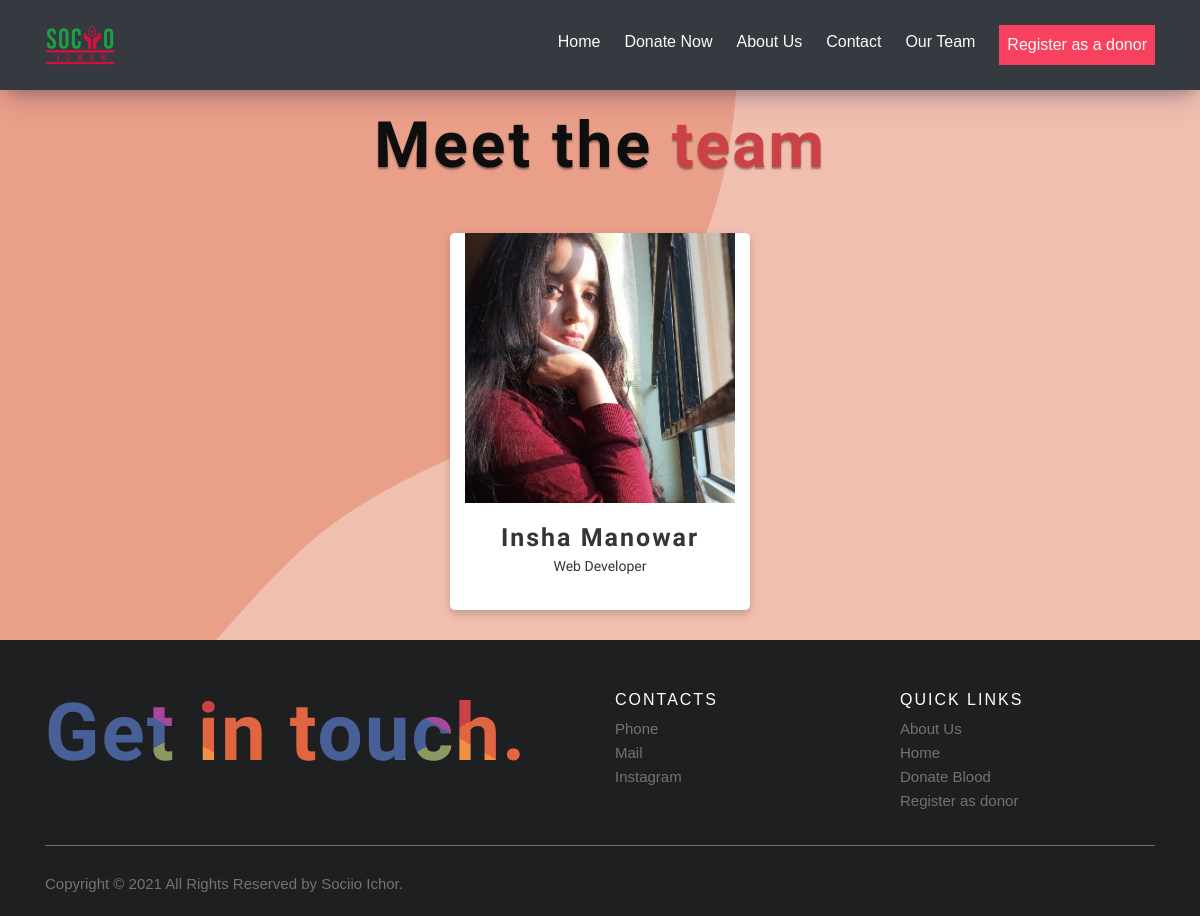
Page /team/ on the committed database.
### team/models.py (models this page shows)
class Team(models.Model):
    first_name = models.CharField(max_length=50, null=False, default='')
    last_name = models.CharField(max_length=50, null=False, default='')
    position = models.CharField(max_length=50, null=False, default='')
    linkedIn = models.CharField(max_length=500, null=True, default='', blank=True)
    instagram = models.CharField(max_length=500, null=True, default='', blank=True)
    twitter = models.CharField(max_length=500, null=True, default='', blank=True)
    profile_image=models.ImageField(upload_to=upload_location, blank=True, null=True)

### team/views.py (the view)
# urls.py: path('team/', views.TeamListView.as_view(), name='team')
class TeamListView(ListView):
    model=Team
    template_name = 'team/team.html'
    queryset=Team.objects.all()
    context_object_name='team'

### team/templates/team/team.html (shortened to what this page needs)
{% extends 'home/base.html' %}
{% block head %}
<link rel="stylesheet" type="text/css" href="https://cdnjs.cloudflare.com/ajax/libs/font-awesome/4.7.0/css/font-awesome.min.css">
{% endblock head %}
{% block content %}
<div class="container" style="margin-top: 9%;">
<h1 class="ichor-title my-5">Meet the <span> team </span></h1>
  <div class="row">
  {% for t in team %}
  <div class="team col-lg-4">
    <div class="team-img">
      <img src="{{ t.profile_image.url }}" alt="{{ t.first_name }}">
    </div>
    <div class="team-content">
      <h2>{{t.first_name}} {{t.last_name}}</h2>
      <h3>{{t.position}}</h3>
    </div>
  </div>
  {% endfor %}
</div>
    </div>
{% endblock content %}

### home/static/home/base-style.css (style rules this page uses)
body { font-family: 'Poppins', sans-serif; font-size: 16px; line-height: 24px; font-weight: 400; width: 100%; color: #212112; background-color: #cc5577; background-size: cover; background-attachment: fixed; overflow-x: hidden !important; transition: all 200ms linear; }
h1 { font-size: 48px; line-height: 1.2; font-weight: 700; color: #212112; text-align: center; }
h1 span { display: inline-block; transition: all 300ms linear; opacity: 1; transform: translate(0); }
h1 span:nth-child(1) { transition-delay: 1000ms; }

### team/templates/team/team.html (style rules this page uses)
.team { position: relative; margin: 0 auto; width: 100%; text-align: center; max-width: 300px; margin-bottom: 30px; background-color: white; font-family: Oswald; border-radius: 5px; box-shadow: 0 4px 8px 0 rgba(0, 0, 0, 0.2); }
.team .team-img { position: relative; font-size: 0; color: #353535; }
.team .team-img img { width: 100%; height: auto; }
.team .team-content { padding: 20px; }
.team .team-content h2 { margin: 0 0 5px 0; color: #353535; font-size: 25px; font-weight: 600; letter-spacing: 2px; }
.team .team-content h3 { margin: 0 0 15px 0; color: #353535; font-size: 14px; font-weight: 300; }
.ichor-title { font-family:Oswald; font-size: 4rem; letter-spacing: 3px; font-weight: 700; color: rgb(13, 14, 13) !important; text-shadow: 0px 2px 2px rgba(7, 3, 3, 0.4); }
.ichor-title span { font-family:Oswald; font-size: 4rem; letter-spacing: 2px; font-weight: 700; color: #CA4246; }

### rows in the picture
Team: profile_image (picture), first_name "Insha", last_name "Manowar", position "Web Developer"
